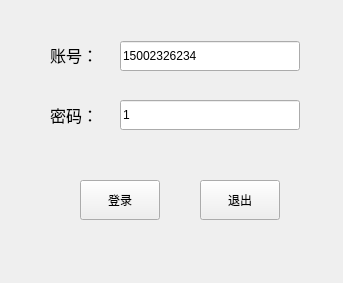
<?xml version="1.0" encoding="UTF-8"?>
<ui version="4.0">
 <class>Widget</class>
 <widget class="QWidget" name="Widget">
  <property name="geometry">
   <rect>
    <x>0</x>
    <y>0</y>
    <width>343</width>
    <height>283</height>
   </rect>
  </property>
  <property name="windowTitle">
   <string>Widget</string>
  </property>
  <widget class="QLabel" name="lb_ID">
   <property name="geometry">
    <rect>
     <x>50</x>
     <y>35</y>
     <width>60</width>
     <height>40</height>
    </rect>
   </property>
   <property name="font">
    <font>
     <pointsize>12</pointsize>
    </font>
   </property>
   <property name="text">
    <string>账号：</string>
   </property>
  </widget>
  <widget class="QLabel" name="lb_passWord">
   <property name="geometry">
    <rect>
     <x>50</x>
     <y>95</y>
     <width>60</width>
     <height>40</height>
    </rect>
   </property>
   <property name="font">
    <font>
     <pointsize>12</pointsize>
    </font>
   </property>
   <property name="text">
    <string>密码：</string>
   </property>
  </widget>
  <widget class="QLineEdit" name="lE_ID">
   <property name="geometry">
    <rect>
     <x>120</x>
     <y>41</y>
     <width>180</width>
     <height>30</height>
    </rect>
   </property>
   <property name="text">
    <string>15002326234</string>
   </property>
  </widget>
  <widget class="QLineEdit" name="lE_passWord">
   <property name="geometry">
    <rect>
     <x>120</x>
     <y>100</y>
     <width>180</width>
     <height>30</height>
    </rect>
   </property>
   <property name="text">
    <string>1</string>
   </property>
  </widget>
  <widget class="QPushButton" name="pB_signIn">
   <property name="geometry">
    <rect>
     <x>80</x>
     <y>180</y>
     <width>80</width>
     <height>40</height>
    </rect>
   </property>
   <property name="text">
    <string>登录</string>
   </property>
  </widget>
  <widget class="QPushButton" name="pB_signUp">
   <property name="geometry">
    <rect>
     <x>200</x>
     <y>180</y>
     <width>80</width>
     <height>40</height>
    </rect>
   </property>
   <property name="text">
    <string>退出</string>
   </property>
  </widget>
  <widget class="QLabel" name="lb_conInfo">
   <property name="geometry">
    <rect>
     <x>110</x>
     <y>240</y>
     <width>170</width>
     <height>20</height>
    </rect>
   </property>
   <property name="text">
    <string/>
   </property>
  </widget>
 </widget>
 <resources/>
 <connections/>
</ui>
